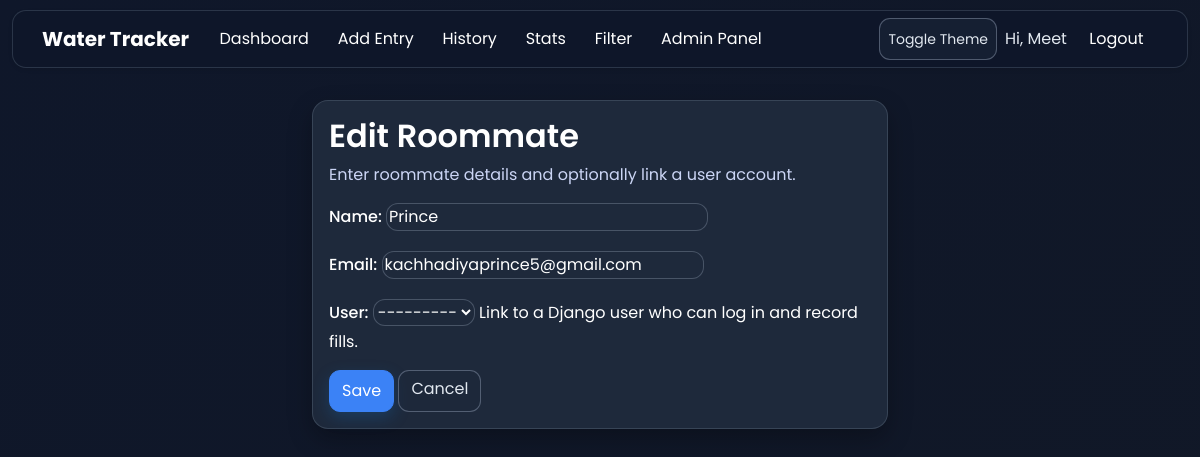
The app's page /roommates/2/edit/ (signed in) with its own data.
### water/models.py (models this page shows, shortened)
class Roommate(models.Model):
    name = models.CharField(max_length=100)
    email = models.EmailField(blank=True, null=True)
    turn_position = models.PositiveIntegerField(
        default=0,
        help_text="Lower numbers come first in the fixed turn order.",
    )
    user = models.OneToOneField(
        settings.AUTH_USER_MODEL,
        on_delete=models.SET_NULL,
        null=True,
        blank=True,
        help_text="Link to a Django user who can log in and record fills.",
    )
    class Meta:
        ordering = ["turn_position", "id"]

### water/views.py (the view, shortened to what this page needs)
# urls.py: path("roommates/<int:pk>/edit/", RoommateUpdateView.as_view(), name="roommate_edit"),
@method_decorator(user_passes_test(_is_staff), name="dispatch")
class RoommateUpdateView(View):
    def get(self, request, pk):
        roommate = get_object_or_404(Roommate, pk=pk)
        form = RoommateForm(instance=roommate)
        return render(
            request,
            "water/roommate_form.html",
            {"form": form, "roommate": roommate},
        )

### water/forms.py
class RoommateForm(forms.ModelForm):
    class Meta:
        model = Roommate
        fields = ["name", "email", "user"]

### water/views.py (called while the page is built)
def _is_staff(user) -> bool:
    return bool(user and user.is_authenticated and user.is_staff)

### templates/water/roommate_form.html (shortened to what this page needs)
{% extends "base.html" %}
{% block content %}
<div class="row justify-content-center">
  <div class="col-lg-6">
    <div class="card card-soft">
      <div class="card-body">
        <h2 class="mb-2">{% if roommate %}Edit Roommate{% else %}Add Roommate{% endif %}</h2>
        <p class="help-text">Enter roommate details and optionally link a user account.</p>
        <form method="post">
          {{ form.as_p }}
          <button class="btn btn-primary" type="submit">Save</button>
          <a href="{% url 'water:roommate_list' %}" class="btn btn-secondary">Cancel</a>
        </form>
      </div>
    </div>
  </div>
</div>
{% endblock %}

### templates/base.html (shortened to what this page needs)
<!DOCTYPE html>
<html lang="en">
<head>
    {% load static %}
    <link
      href="https://cdn.jsdelivr.net/npm/bootstrap@5.3.0/dist/css/bootstrap.min.css"
      rel="stylesheet"
    >
    <link rel="stylesheet" href="{% static 'water/antigravity.css' %}">
</head>
<body>
<nav class="navbar antigravity-nav navbar-expand-lg navbar-dark fixed-top shadow-sm">
  <div class="container">
    <a class="navbar-brand" href="{% url 'water:dashboard' %}">Water Tracker</a>
    <div class="collapse navbar-collapse" id="mainNavbar">
      <ul class="navbar-nav me-auto">
        {% if user.is_authenticated %}
          <li class="nav-item">
            <a class="nav-link {% if request.resolver_match.url_name == 'dashboard' %}active{% endif %}" href="{% url 'water:dashboard' %}">Dashboard</a>
          </li>
          <li class="nav-item">
            <a class="nav-link {% if request.resolver_match.url_name == 'entry_add' %}active{% endif %}" href="{% url 'water:entry_add' %}">Add Entry</a>
          </li>
          <li class="nav-item">
            <a class="nav-link {% if request.resolver_match.url_name == 'history' %}active{% endif %}" href="{% url 'water:history' %}">History</a>
          </li>
          <li class="nav-item">
            <a class="nav-link {% if request.resolver_match.url_name == 'stats' %}active{% endif %}" href="{% url 'water:stats' %}">Stats</a>
          </li>
          <li class="nav-item">
            <a class="nav-link {% if request.resolver_match.url_name == 'filter' %}active{% endif %}" href="{% url 'water:filter' %}">Filter</a>
          </li>
        {% endif %}
        {% if user.is_authenticated and user.is_staff %}
          <li class="nav-item">
            <a class="nav-link " href="{% url 'water:admin_panel' %}">Admin Panel</a>
          </li>
        {% endif %}
      </ul>
      <ul class="navbar-nav ms-auto align-items-center">
        <li class="nav-item me-2">
          <button id="theme-toggle" class="btn btn-sm btn-outline-secondary" type="button">
            Toggle Theme
          </button>
        </li>
        {% if user.is_authenticated %}
          <li class="nav-item">
            <span class="navbar-text me-2">Hi, {{ user.username }}</span>
          </li>
          <li class="nav-item">
            <form method="post" action="{% url 'water:logout' %}" class="d-inline">
              <button type="submit" class="btn btn-link nav-link p-0 border-0">Logout</button>
            </form>
          </li>
        {% else %}
          <li class="nav-item">
            <a class="nav-link {% if request.resolver_match.url_name == 'login' %}active{% endif %}" href="{% url 'water:login' %}">Login</a>
          </li>
        {% endif %}
      </ul>
    </div>
  </div>
</nav>
<div class="container page-wrap mb-4">
    {% block content %}{% endblock %}
</div>
</body>
</html>

### static/water/antigravity.css (style rules this page uses)
:root { --bg-0: #0f172a; --bg-1: #111827; --card-bg: #1e293b; --card-bg-2: #243449; --line: rgba(148, 163, 184, 0.22); --txt: #ffffff; --muted: #cbd5f5; --muted-2: #94a3b8; --blue: #3b82f6; --blue-dark: #2563eb; --danger: #ef4444; --shadow: 0 10px 24px rgba(0, 0, 0, 0.28); }
* { box-sizing: border-box; }
body { font-family: "Poppins", sans-serif; font-size: 16px; color: var(--txt); background: linear-gradient(135deg, var(--bg-0), var(--bg-1)); min-height: 100vh; line-height: 1.5; }
p, span, div, li, td, th, label, small, strong, em { color: var(--txt); }
a { color: #93c5fd; }
.page-wrap { max-width: 1220px; padding-top: 100px; animation: fadeInUp 0.4s ease-out; }
.navbar.antigravity-nav { margin: 10px auto 0; width: calc(100% - 24px); max-width: 1220px; border-radius: 14px; border: 1px solid var(--line); background: rgba(15, 23, 42, 0.92); backdrop-filter: blur(10px); box-shadow: var(--shadow); padding: 0.45rem 0.9rem; }
#mainNavbar { transition: all 0.3s ease; }
.navbar-brand { font-weight: 700; color: #ffffff !important; }
.navbar .nav-link { color: var(--txt) !important; opacity: 1; position: relative; padding: 0.5rem 0.8rem !important; margin: 0 0.1rem; transition: all 0.3s ease; }
.navbar .nav-link::after { content: ""; position: absolute; left: 0.8rem; right: 0.8rem; bottom: 0.2rem; height: 2px; background: var(--cyan); transform: scaleX(0); transform-origin: center; transition: transform 0.3s ease; }
.card-soft { border-radius: 16px; border: 1px solid var(--line); background: var(--card-bg); box-shadow: var(--shadow); transition: transform 0.3s ease, box-shadow 0.3s ease; animation: slideUp 0.35s ease-out; }
.help-text, .text-muted, small { color: var(--muted) !important; }
h1, h2, h3, h4, h5, h6 { color: #ffffff; font-weight: 600; }
.card { border-radius: 16px; border: 1px solid var(--line); background: var(--card-bg); box-shadow: var(--shadow); }
.form-control, .form-select, input, select, textarea { border-radius: 12px !important; border: 1px solid rgba(148, 163, 184, 0.35) !important; background: #1e293b !important; color: var(--txt) !important; }
label { margin-bottom: 0.35rem; font-weight: 500; }
.form-control::placeholder, input::placeholder { color: #94a3b8 !important; }
.btn { border-radius: 11px; min-height: 42px; transition: all 0.3s ease; }
.btn-primary, .btn-success { border: 1px solid var(--blue); background: var(--blue); color: #ffffff; box-shadow: 0 6px 16px rgba(22, 101, 168, 0.32); }
.btn-outline-secondary, .btn-secondary { color: #e2e8f0; border-color: rgba(148, 163, 184, 0.45); background: rgba(30, 41, 59, 0.55); }
.navbar-text { color: #e2e8f0 !important; }

### records on screen
Roommate: name "Prince", email "kachhadiyaprince5@gmail.com", user "---------"

### other values on screen
{{ user.username }} "Meet"
